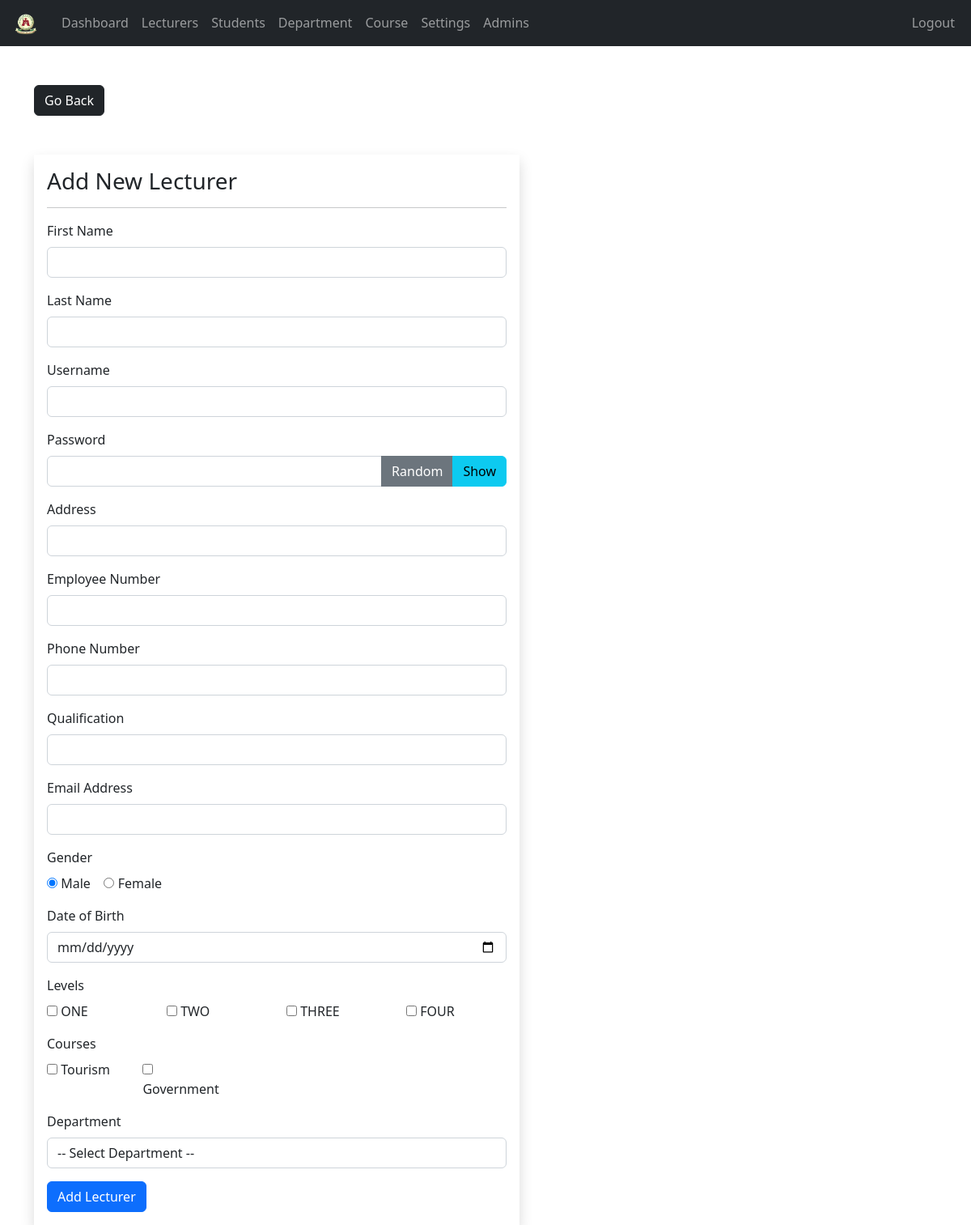
Page /admin/lecturer-add.php (signed in) on the earlier database version.
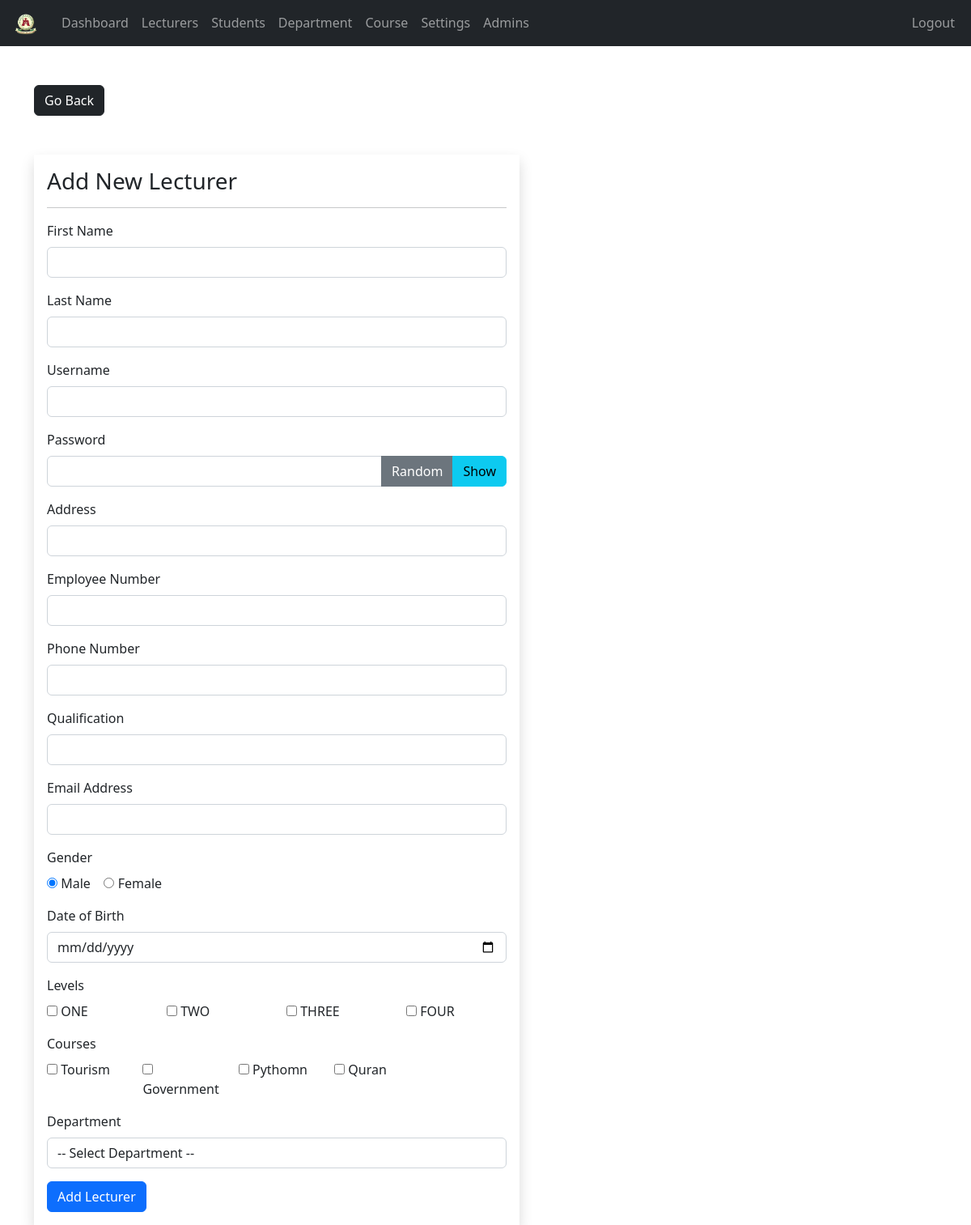
Same page on the later database version.
### tables this page shows
CREATE TABLE `subjects` (
  `subject_id` int NOT NULL AUTO_INCREMENT,
  `subject` varchar(31) NOT NULL,
  `subject_code` varchar(31) NOT NULL,
  `department` int DEFAULT NULL,
  PRIMARY KEY (`subject_id`)
);

### admin/lecturer-add.php (the view, shortened to what the changed rows need)
<?php
include "data/department.php";
$stmt = $conn->prepare(
    "SELECT s.subject_id, s.subject, s.subject_code
     FROM subjects s
     LEFT JOIN lecturer_subjects ls ON s.subject_id = ls.subject_id
     WHERE ls.subject_id IS NULL"
);
$stmt->execute();
$subjects = $stmt->fetchAll(PDO::FETCH_ASSOC);
$subjectsSelected = $_POST['subjects']         ?? [];
?>
<!DOCTYPE html>
<html lang="en">
<head>
  <link href="https://cdn.jsdelivr.net/npm/bootstrap@5.2.0/dist/css/bootstrap.min.css" rel="stylesheet">
  <link href="../css/style.css" rel="stylesheet">
</head>
<body>
<div class="container mt-5">
  <form action="req/lecturer-add.php" method="post" class="shadow p-3 mt-5 form-w">
    <div class="mb-3">
      <div class="row row-cols-5">
        <?php $subjects = is_array($subjects) ? $subjects : []; ?>
        <?php if (empty($subjects)): ?>
          <div class="col">No courses available.</div>
        <?php else: ?>
          <?php foreach ($subjects as $subject): ?>
            <div class="col">
              <input type="checkbox" name="subjects[]" value="<?= $subject['subject_id'] ?>"
                     <?= in_array($subject['subject_id'], $subjectsSelected) ? 'checked' : '' ?>>
              <?= htmlspecialchars($subject['subject']) ?>
            </div>
          <?php endforeach; ?>
        <?php endif; ?>
      </div>
    </div>
  </form>
</div>
</body>
</html>

Differences in the rows shown:
added subjects: subject "Pythomn"
added subjects: subject "Quran"
